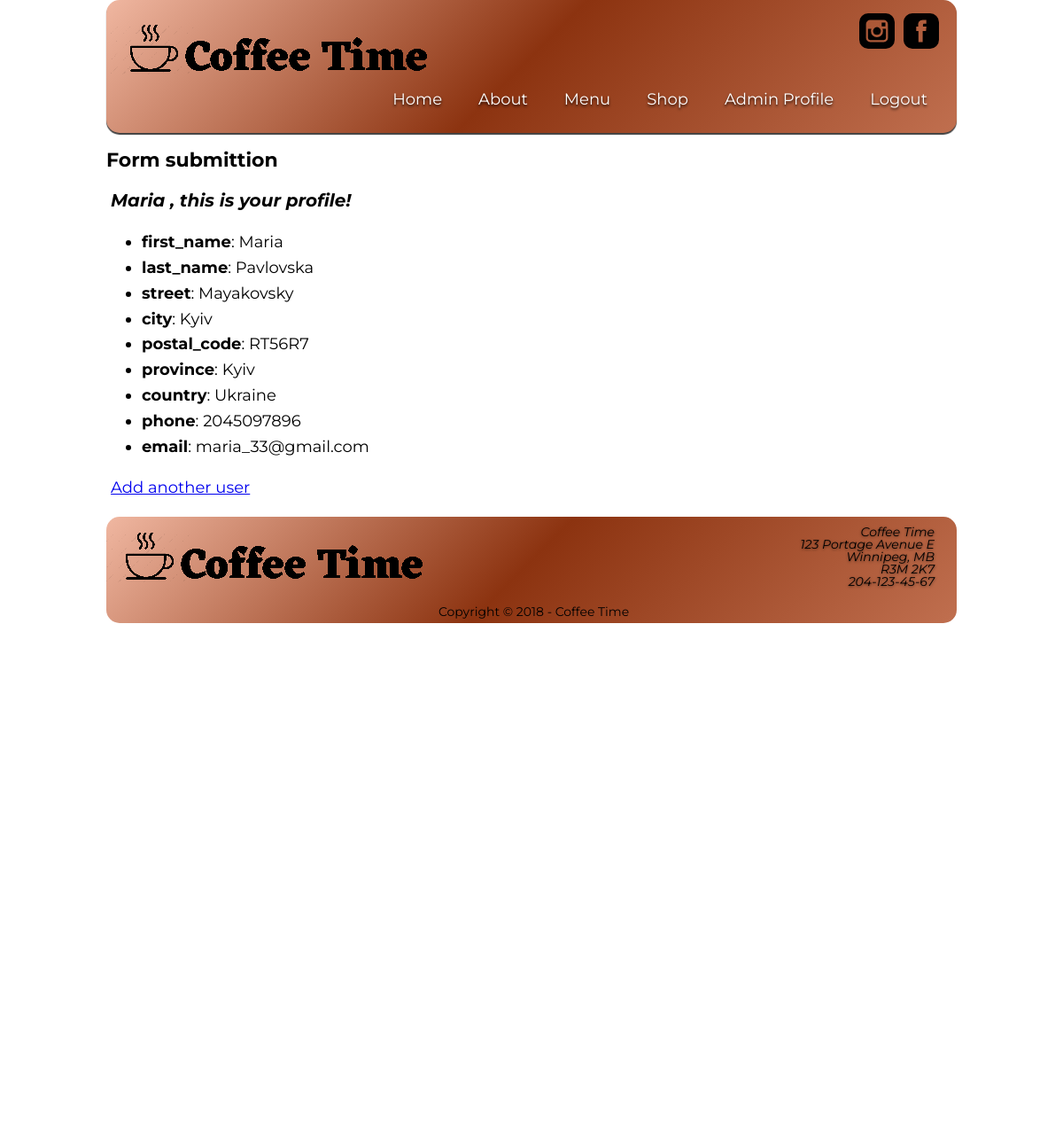
The page /redirect_form.php (signed in) on the database its author committed.
### tables this page shows
CREATE TABLE IF NOT EXISTS customer (
  `customer_id` INT NOT NULL AUTO_INCREMENT,
  `first_name` VARCHAR(45) NOT NULL,
  `last_name` VARCHAR(45) NOT NULL,
  `is_admin` VARCHAR(45) NOT NULL,
  `age` INT NOT NULL,
  `street` VARCHAR(45) NOT NULL,
  `city` VARCHAR(45) NOT NULL,
  `postal_code` VARCHAR(6) NOT NULL,
  `province` VARCHAR(45) NOT NULL,
  `country` VARCHAR(45) NOT NULL,
  `phone` CHAR(10) NOT NULL,
  `email` VARCHAR(125) NOT NULL,
  `order_id` INT NOT NULL,
  `created_at` DATETIME NOT NULL,
  `updated_at` DATETIME NOT NULL,
  PRIMARY KEY (`customer_id`));

### public/redirect_form.php (the view, shortened to what this page needs)
<?php
require __DIR__ . '/../config/config.php';
$h1 = 'Form submittion';
$id = intval($_SESSION['logged_in']);
  $query = "SELECT first_name, last_name, street, city, postal_code, province, country, phone, email FROM customer
            WHERE customer_id = :customer_id";
      $stmt = $dbh->prepare($query);
      $params = array(
        ':customer_id' => $id
      );
      $stmt->execute($params);
      $result = $stmt->fetch(\PDO::FETCH_ASSOC);
      include __DIR__ . '/../inc/header.inc.php';
        ?>
    <main>
      <h1><?=$h1?></h1>
<?php if ($result) : ?>
<h2><?=$result['first_name']?> , this is your profile!</h2>
  <ul>
    <?php foreach ($result as $key => $value) : ?>
      <li><strong><?=$key?></strong>: <?=$value?></li>
    <?php endforeach; ?>
    </ul>
    <p><a href="register_page.php">Add another user</a></p>
<?php else : ?>
    <h2>There were some problem adding a new user</h2>
<?php endif; ?>
</body>
    <?php
    include __DIR__ . '/../inc/footer.inc.php';
    ?>
</html>

### public/styles/capstone_project_screen.css (style rules this page uses)
body { font-size: 18px; line-height: 1.3em; font-family: 'Montserrat', Arial, sans-serif; color: #000; background-color: #fff; margin: 0 auto; }
body#index_page div#wrapper header nav ul#navlist li a.page1, body#about_page div#wrapper header nav ul#navlist li a.page2, body#menu_page div#wrapper header nav ul#navlist li a.page3, body#shop_page div#wrapper header nav ul#navlist li a.page4, body#login_page div#wrapper header nav ul#navlist li a.page5, body#register_page div#wrapper header nav ul#navlist li a.page6, body#profile_page div#wrapper header nav ul#navlist li a.page7, body#admin_page div#wrapper header nav ul#navlist li a.page9, body#payment div#wrapper header nav ul#navlist li a.page8, { background-color: #c60; }
main { font-size: 18px; display: block; background-color: #fff; line-height: 1.6em; min-height: 1100px; text-align: left; z-index: 10; margin: 0 auto; position: relative; }
main p { margin-left: 5px; }
h1 { text-align: left; font-size: 22px; font-weight: 700; margin-top: 17px; }
h2 { font-size: 20px; font-style: italic; font-weight: 700; margin-left: 5px; }

### public/styles/capstone_mobile.css (style rules this page uses)
body { font-family: 'Montserrat', Arial, sans-serif; font-size: 16px; color: #000; background-color: #fff; margin: 0; }
main { display: block; background-color: #fff; line-height: 1.6em; min-height: 500px; text-align: left; z-index: 10; margin: 0 auto; position: relative; }
main p { margin-left: 5px; }
h1 { text-align: left; font-size: 22px; font-weight: 700; margin-top: 17px; }
h2 { font-size: 20px; font-style: italic; font-weight: 700; margin-left: 5px; }
h2 { font-weight: bold; font-size: 18px; font-style: italic; }

### public/styles/capstone_print.css (style rules this page uses)
body { font-size: 18px; line-height: 1.3em; font-family: 'Montserrat', Arial, sans-serif; background-color: #fff; margin: 0 auto; }
main { font-size: 18px; display: block; background-color: #fff; line-height: 1.6em; min-height: 1100px; text-align: left; z-index: 10; margin: 0 auto; position: relative; }
main p { margin-left: 5px; }
h1 { text-align: left; font-size: 22px; font-weight: 700; margin-top: 17px; }
h2 { font-size: 20px; font-style: italic; font-weight: 700; margin-left: 5px; }

### rows shown on the page
customer: first_name "Maria", last_name "Pavlovska", street "Mayakovsky", city "Kyiv", postal_code "RT56R7", province "Kyiv", country "Ukraine", phone "2045097896", email "maria_33@gmail.com"

### other values the page prints
$h1 "Form submittion"
$key "first_name"
$key "last_name"
$key "street"
$key "city"
$key "postal_code"
$key "province"
$key "country"
$key "phone"
$key "email"
